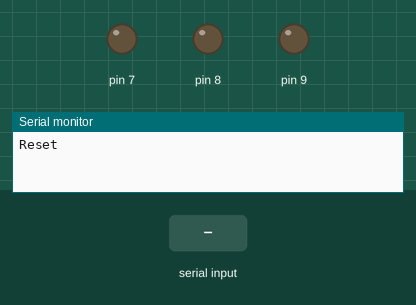
Simulated run of this sketch. Board: Arduino Uno, built with avr-gcc and run on an emulated ATmega328P. Shown: output pins drawn as LEDs (lit = HIGH), the last lines printed to the serial monitor. The test bench sets the inputs (shaded band). Random numbers use the default seed unless the sketch sets one.

Above: at 1.2 s.
1.3 s: "i\n" received over Serial
At 2.0 s:
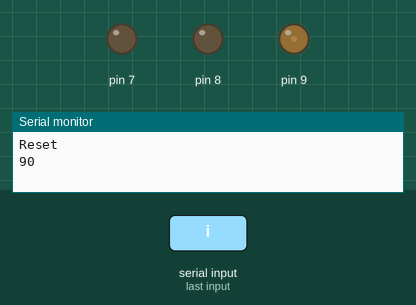
4.3 s: byte 108 ('l') received over Serial
At 4.46 s:
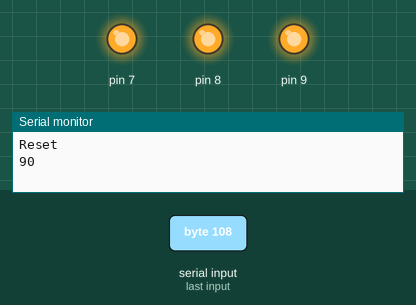
At 5.97 s:
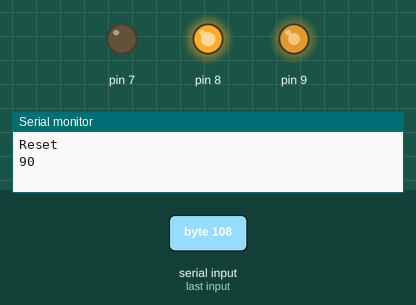
7.3 s: byte 105 ('i') received over Serial
10.3 s: "i\n" received over Serial
Timing chart, 0 to 39.9 s (numbered marks = the images above; inputs shaded):
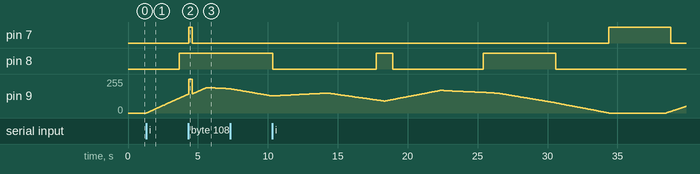

The sketch:

main.ino
```cpp
#include "header.h"
LedString mainString (0, 7, 8, 9);          //setup main string running on channel 0


void setup() {
  Serial.begin(9600);
  Serial.println("Reset");
  mainString.changeVal(0, 'r', 0, 'g', 0, 'b');
  randomSeed(analogRead(0));
}


void loop() {
  readSerial();					    //read serial buffer & change mode
  runInstructions();				//run the corresponding mode
  delay(40);
  if(i > 255)
  {
    Serial.println("Error");
    digitalWrite(13, LOW);
    delay(200);
    digitalWrite(13, HIGH);
  }
  if(i > 300)
  {
    runFlash = false;
    shutDown = true;
    newInstructions = true;
  }
}


void runInstructions()
{
  if (runFlash)
  {
    mainString.flash(255, 255, 255);
    runFlash = false;
    newInstructions = true;
  }
  if (fading)
  {
    mainString.fade();
  }
  else if (shutDown && newInstructions)                                  //only run shutdown if not already shutdown
  {
    mainString.shutDown();
    newInstructions = false;
  }
  else if (not(shutDown) && newInstructions)                             //only run dim if not already dimmed
  {
    mainString.dim();
    newInstructions = false;
  }
}
```

header.h
```cpp
boolean fading = false;                                               //mode setting for fading
boolean forceUpdate = false;                                          //force fade recalculation when true
boolean shutDown =  true;                                             //mode setting for when not fading whether to dim or shutdown
boolean runFlash = false;
boolean newInstructions = false;                                      //lets functions know whether there are new instructions for pins
int intensity = 100;
int i = 0;


class LedString
{
  public:
    int channel;
    char pinNames[3] = {'r', 'g', 'b'};																				              //useful for identifying names r,g,b by numbers 1,2,3
    float colorIncriment[3] = {1, 1, 1};																			              //incriments
    float pinData[3][3] = {{ -1, 15, 20}, { -1, 15, 20}, { -1 , 15, 20}};                   //r=0, g=1, b=2 for first index, second index is pin #, val, target val
    LedString(int channelTemp, int r, int b, int g)                                      		//constructor; channelTemp is the input channel; r, g, and b are pin values
    {
      channel = channelTemp;                                        												//permanently store channel
      pinData[0][0] = r;
      pinData[1][0] = g;
      pinData[2][0] = b;
      pinData[0][1] = 0;
      pinData[1][1] = 0;
      pinData[2][1] = 0;
      digitalWrite(r, LOW);
      digitalWrite(g, LOW);
      digitalWrite(b, LOW);
    }


    void changeVal(float val, char pin)                                                    							//change value of one pin
    {
      int pinAssociation;
      switch (pin) {
        case 'r':
          pinAssociation = 0;
          break;
        case 'g':
          pinAssociation = 1;
          break;
        case 'b':
          pinAssociation = 2;
          break;
        default:
          break;
      }
      pinData[pinAssociation][1] = val;
      analogWrite(pinData[pinAssociation][0], val);
    }
    void changeVal(int val1, char pin1, int val2, char pin2)                             							//change value of two pins
    {
      changeVal(val1, pin1);
      changeVal(val2, pin2);
    }
    void changeVal(int val1, char pin1, int val2, char pin2, int val3, char pin3)        							//change value of three pins
    {
      changeVal(val1, pin1);
      changeVal(val2, pin2);
      changeVal(val3, pin3);
    }

    void fade()                                                   //fade to random colors
    {
      i++;
      if ((not(hasSameSign(pinData[0][2] - pinData[0][1], colorIncriment[0])) && not(hasSameSign(pinData[1][2] - pinData[1][1], colorIncriment[1])) && not(hasSameSign(pinData[2][2] - pinData[2][1], colorIncriment[2]))) || forceUpdate)		//if all values are at or beyond their targets, set new targets
      {
        startFade();
        i = 1;
        if (forceUpdate)
        {
          forceUpdate = false;
        }
      }
      for (int i = 0; i < 3; i++)																					//cycle through and fade pins one incriment if needed
      {
        if (hasSameSign(pinData[i][2] - pinData[i][1], colorIncriment[i]) || pinData[i][1] + colorIncriment[i] == pinData[i][2])
        {
          changeVal(pinData[i][1] + colorIncriment[i], pinNames[i]);
        }
      }
    }

    void flash(int r, int g, int b)                             //flash a certain rgb color for 250 milliseconds and return to the normal values
    {
      int tempStorage[3] = {pinData[0][1], pinData[1][1], pinData[2][1]};
      changeVal(r, 'r', g, 'g', b, 'b');
      delay(250);
      changeVal(tempStorage[0], 'r', tempStorage[1], 'g', tempStorage[2], 'b');
    }

    void shutDown()                                             //turn the LEDs off
    {
      changeVal(0, 'r', 0, 'g', 0, 'b');
    }

    void dim()                                                  //dim the LEDs to r=10, g=0, b=0
    {
      while (pinData[0][1] < 9 || pinData[0][1] > 11 || pinData[1][1] > 0 || pinData[2][1] > 0)       //cycle through the pins (quickly) to reduce values
      {
        if (pinData[0][1] > 11)
        {
          changeVal(pinData[0][1] - 1, 'r');
        }
        else if (pinData[0][1] < 9)
        {
          changeVal(pinData[0][1] + 1, 'r');                                                          //if red is below the target, increase red
        }
        if (pinData[1][1] > 0)
        {
          changeVal(pinData[1][1] - 1, 'g');
        }
        if (pinData[2][1] > 0)
        {
          changeVal(pinData[2][1] - 1, 'b');
        }
        delay(5);
      }
      forceUpdate = true;
    }

  private:
    boolean enoughDiff(float a, float b, float comparison)                          //check to see if the numbers are different enough
    {
      if(a < b - comparison)
      {
        return true;
      }
      else if(a > b + comparison)
      {
        return true;
      }
    return false;
    }


    boolean hasSameSign(float a, float b)                        //Check to see if the values are in the target range. Not ideal but useful
    {
      if (a == b)
      {
        return false;                                         //just for a special case
      }
      if (a > -.5 && a < .5)
      {
        return false;                                         //special case also
      }
      if (a >= 0 && b >= 0)
      {
        return true;
      }
      else if (a < 0 && b < 0)
      {
        return true;
      }
      else
      {
        return false;
      }
    }

    void startFade()																							//calculate new targets and incriments
    {
      do
      {
      for (int i = 0; i < 3; i++)
      {
        do
        {
          pinData[i][2] = 10 * random(0, (intensity / 4) + 1);																	//set random targets
          if(pinData[i][2] < (intensity * .75) + 3)
          {
            pinData[i][2] = 0;
          }
        }
        while (pinData[i][2] == pinData[i][1]);
        colorIncriment[i] = ( pinData[i][2] - pinData[i][1] );										//set incriment value
        colorIncriment[i] /= 100;
      }
    } while(false);//not(enoughDiff(pinData[0][2], pinData[1][2], 20)) && not(enoughDiff(pinData[1][2], pinData[2][2], 20)));       //make sure the color is not white
      fading = true;
    }
};


void readSerial()																								//read serial message if available
{
  if (Serial.available() > 0)
  {
    char receivedChar = Serial.read();
    newInstructions = true;
    switch (receivedChar)
    {
      case 'f':                                                 //fade
        fading = true;
        break;
      case 'd':                                                 //dim
        fading = false;
        shutDown = false;
        break;
      case 'o':                                                 //shutdown: o for off
        fading = false;
        shutDown = true;
        break;
      case 'l':                                                 //flash
        runFlash = true;
        break;
      case 'u':                                                 //force recalculation of fade
        forceUpdate = true;
        break;
      case 'i':                                               //change color intensity
        if (intensity == 10)
        {
          intensity = 110;
        }
        intensity -= 10;
        Serial.println(intensity);
        forceUpdate = true;
      default:                                                  //if unknown character, start fade
        fading = true;
        break;

    }
  }
}
```

Measured:
- after the input at 1.3 s, pin 8: LOW → HIGH after 2.4 s; pin 9: moves from 0/255 to 140/255 over 2.9 s, starting at once
- after the input at 4.3 s, pin 7: LOW → HIGH at once, → LOW 0.25 s later
